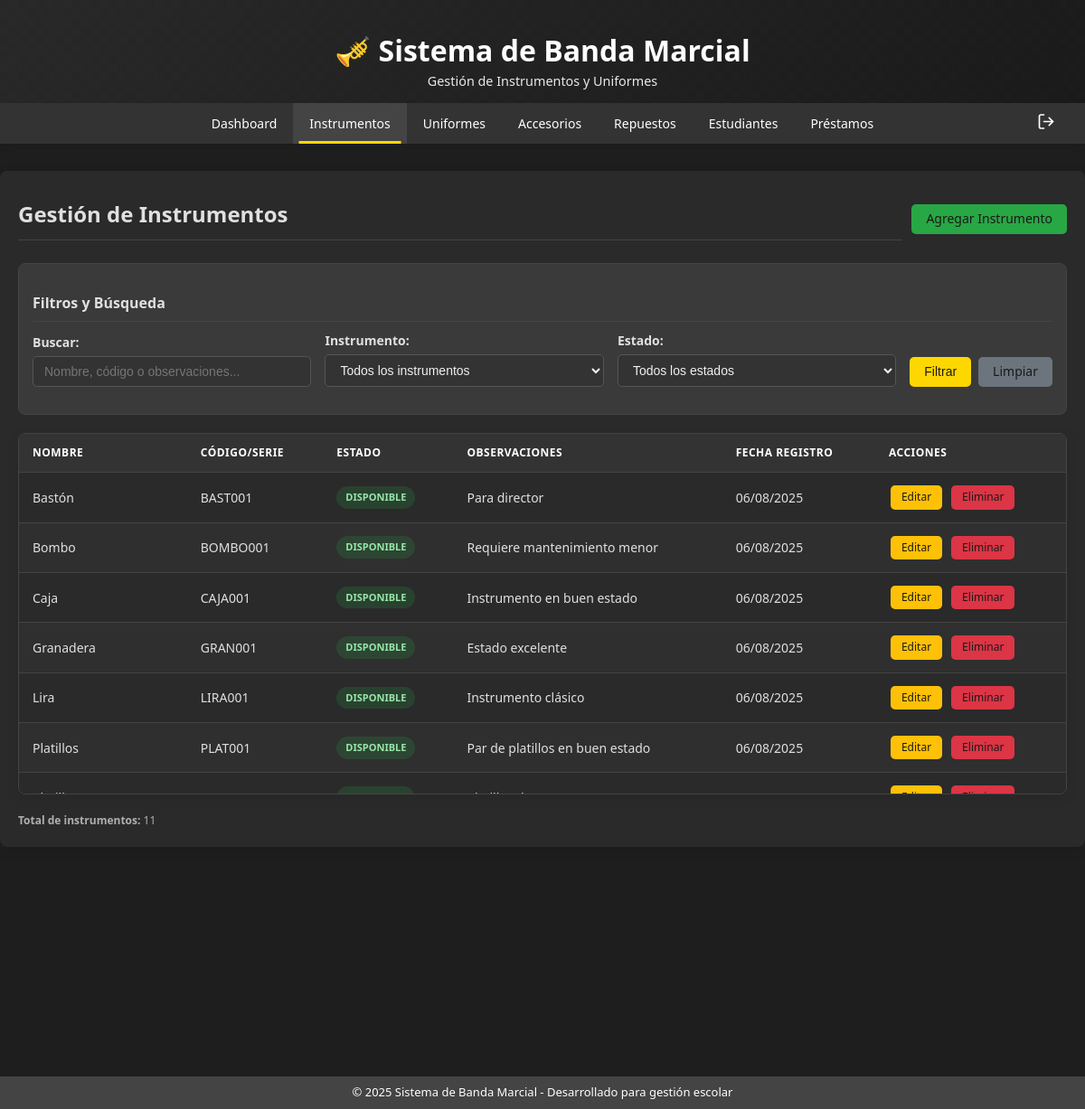
The app's page /modules/instrumentos/index.php (signed in), older data.
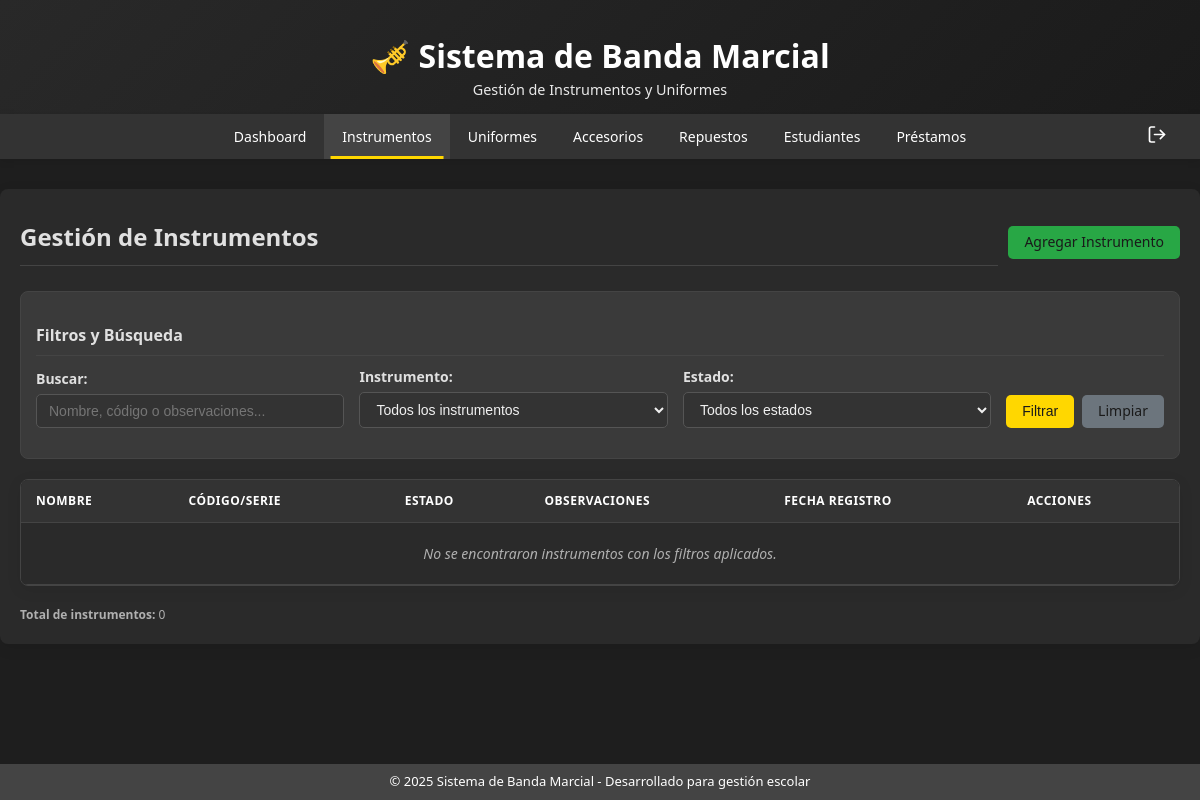
The same page, newer data.
### tables this page shows
CREATE TABLE instrumentos (
  id INT AUTO_INCREMENT PRIMARY KEY,
  nombre VARCHAR(100) NOT NULL,
  estado ENUM('Disponible', 'Prestado', 'Dañado', 'En reparación') DEFAULT 'Disponible',
  codigo_serie VARCHAR(50) UNIQUE,
  observaciones TEXT,
  fecha_registro TIMESTAMP DEFAULT CURRENT_TIMESTAMP,
  fecha_actualizacion TIMESTAMP DEFAULT CURRENT_TIMESTAMP ON UPDATE CURRENT_TIMESTAMP
);

### modules/instrumentos/index.php (the view, shortened to what this page needs)
<?php
$base_url = '../../';
$current_module = 'instrumentos';
require_once '../../includes/header.php';
$conn = getDBConnection();
$buscar = isset($_GET['buscar']) ? $_GET['buscar'] : '';
$sql = "SELECT * FROM instrumentos WHERE 1=1";
$params = [];
$sql .= " ORDER BY nombre, codigo_serie";
try {
    $stmt = $conn->prepare($sql);
    $stmt->execute($params);
    $instrumentos = $stmt->fetchAll(PDO::FETCH_ASSOC);
} catch(PDOException $e) {
    echo "Error: " . $e->getMessage();
}
?>
<div class="main-content">
    <div class="header-actions">
        <h2>Gestión de Instrumentos</h2>
        <div class="btn-group">
            <a href="crear.php" class="btn btn-success">Agregar Instrumento</a>
        </div>
    </div>
    <div class="filters">
        <h3>Filtros y Búsqueda</h3>
        <form method="GET">
            <div class="form-row">
                <div class="form-group">
                    <label>Buscar:</label>
                    <input type="text" name="buscar" class="form-control" placeholder="Nombre, código o observaciones..." value="<?php echo htmlspecialchars($buscar); ?>">
                </div>
                <div class="form-group">
                    <label>Instrumento:</label>
                    <select name="nombre" class="form-control">
                        <option value="">Todos los instrumentos</option>
                    </select>
                </div>
                <div class="form-group">
                    <label>Estado:</label>
                    <select name="estado" class="form-control">
                        <option value="">Todos los estados</option>
                    </select>
                </div>
                <div class="form-group">
                    <div class="btn-group">
                        <button type="submit" class="btn">Filtrar</button>
                        <a href="index.php" class="btn btn-secondary">Limpiar</a>
                    </div>
                </div>
            </div>
        </form>
    </div>
    <div class="table-container">
        <table id="tabla-datos">
            <thead>
                <tr>
                    <th>Nombre</th>
                    <th>Código/Serie</th>
                    <th>Estado</th>
                    <th>Observaciones</th>
                    <th>Fecha Registro</th>
                    <th>Acciones</th>
                </tr>
            </thead>
            <tbody>
                <?php if (empty($instrumentos)): ?>
                <tr>
                    <td colspan="6" class="no-results-cell">
                        No se encontraron instrumentos con los filtros aplicados.
                    </td>
                </tr>
                <?php else: ?>
                <?php foreach ($instrumentos as $instrumento): ?>
                <tr>
                    <td><?php echo htmlspecialchars($instrumento['nombre']); ?></td>
                    <td><?php echo htmlspecialchars($instrumento['codigo_serie']); ?></td>
                    <td>
                        <span class="estado estado-<?php echo strtolower(str_replace(' ', '-', $instrumento['estado'])); ?>">
                            <?php echo $instrumento['estado']; ?>
                        </span>
                    </td>
                    <td><?php echo htmlspecialchars($instrumento['observaciones']); ?></td>
                    <td><?php echo date('d/m/Y', strtotime($instrumento['fecha_registro'])); ?></td>
                    <td>
                        <div class="table-actions">
                            <a href="editar.php?id=<?php echo $instrumento['id']; ?>" class="btn btn-warning">Editar</a>
                            <a href="eliminar.php?id=<?php echo $instrumento['id']; ?>" class="btn btn-danger" onclick="return confirmarEliminacion('¿Está seguro de eliminar este instrumento?')">Eliminar</a>
                        </div>
                    </td>
                </tr>
                <?php endforeach; ?>
                <?php endif; ?>
            </tbody>
        </table>
    </div>
    <div class="text-small text-muted">
        <strong>Total de instrumentos:</strong> <?php echo count($instrumentos); ?>
    </div>
</div>
<?php require_once '../../includes/footer.php'; ?>

### includes/header.php (shortened to what this page needs)
<!DOCTYPE html>
<html lang="es">
<head>
    <link rel="stylesheet" href="<?php echo $base_url; ?>css/style.css">
</head>
<body>
    <header class="header">
        <div class="container">
            <h1>🎺 Sistema de Banda Marcial</h1>
            <p>Gestión de Instrumentos y Uniformes</p>
        </div>
    </header>
    <nav class="nav">
        <div class="container">
            <ul>
                <li><a href="<?php echo $base_url; ?>index.php" <?php echo (isset($current_module) && $current_module == 'dashboard') ? 'class="active"' : ''; ?>>Dashboard</a></li>
                <li><a href="<?php echo $base_url; ?>modules/instrumentos/index.php" <?php echo (isset($current_module) && $current_module == 'instrumentos') ? 'class="active"' : ''; ?>>Instrumentos</a></li>
                <li><a href="<?php echo $base_url; ?>modules/uniformes/index.php" <?php echo (isset($current_module) && $current_module == 'uniformes') ? 'class="active"' : ''; ?>>Uniformes</a></li>
                <li><a href="<?php echo $base_url; ?>modules/accesorios/index.php" <?php echo (isset($current_module) && $current_module == 'accesorios') ? 'class="active"' : ''; ?>>Accesorios</a></li>
                <li><a href="<?php echo $base_url; ?>modules/repuestos/index.php" <?php echo (isset($current_module) && $current_module == 'repuestos') ? 'class="active"' : ''; ?>>Repuestos</a></li>
                <li><a href="<?php echo $base_url; ?>modules/estudiantes/index.php" <?php echo (isset($current_module) && $current_module == 'estudiantes') ? 'class="active"' : ''; ?>>Estudiantes</a></li>
                <li><a href="<?php echo $base_url; ?>modules/prestamos/index.php" <?php echo (isset($current_module) && $current_module == 'prestamos') ? 'class="active"' : ''; ?>>Préstamos</a></li>
                <?php if (isset($_SESSION['user_id'])):  ?>
                    <li class="nav-logout-item">
                        <a href="<?php echo $base_url; ?>logout.php" title="Cerrar Sesión (<?php echo htmlspecialchars($_SESSION['username']); ?>)">
                        </a>
                    </li>
                <?php endif; ?>
            </ul>
        </div>
    </nav>
    <div class="container main-wrapper-container">
    </div>
</body>
</html>

### includes/footer.php (shortened to what this page needs)
    <footer class="footer">
        <div class="container">
            <p>&copy; <?php echo date('Y'); ?> Sistema de Banda Marcial - Desarrollado para gestión escolar</p>
        </div>
    </footer>
</body>
</html>

Row changes from the older to the newer data that the page shows:
removed instrumentos: nombre "Bastón", codigo_serie "BAST001", estado "DISPONIBLE", observaciones "Para director", fecha_registro "06/08/2025"
removed instrumentos: nombre "Bombo", codigo_serie "BOMBO001", estado "DISPONIBLE", observaciones "Requiere mantenimiento menor", fecha_registro "06/08/2025"
removed instrumentos: nombre "Caja", codigo_serie "CAJA001", estado "DISPONIBLE", observaciones "Instrumento en buen estado", fecha_registro "06/08/2025"
removed instrumentos: nombre "Granadera", codigo_serie "GRAN001", estado "DISPONIBLE", observaciones "Estado excelente", fecha_registro "06/08/2025"
removed instrumentos: nombre "Lira", codigo_serie "LIRA001", estado "DISPONIBLE", observaciones "Instrumento clásico", fecha_registro "06/08/2025"
removed instrumentos: nombre "Platillos", codigo_serie "PLAT001", estado "DISPONIBLE", observaciones "Par de platillos en buen estado", fecha_registro "06/08/2025"
Text that changed along with them:
count($instrumentos): "11" → "0"
text now shown: "No se encontraron instrumentos con los filtros aplicados."
